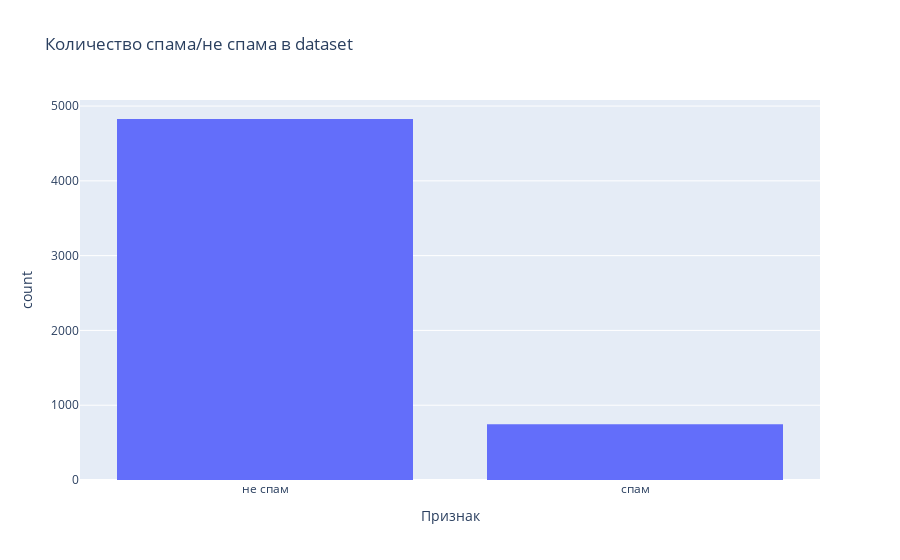

Notebook source saved alongside this figure:
### Markdown cell above
### Обработка данных из файла

Этот блок кода предназначен для загрузки и предобработки данных из текстового файла, который содержит сообщения и их принадлежность.

* Метод `strip()` в Python используется для удаления пробельных символов (пробелы, табуляции, переносы строк) с начала и конца строки.  Он возвращает новую строку без этих символов, не изменяя исходную.

* Метод `split()` в Python используется для разделения строки на список подстрок (слов) по заданному разделителю.  Он возвращает новый список строк, не изменяя исходную строку.

* Символ `\t` в Python представляет собой **символ табуляции**. Он используются для представления специальных символов в строках. Он использован в `data` для разграничения данных

После загрузки данных и создания DataFrame, я использовал метод `replace()` для перевода английских обозначений классов `'ham'` и `'spam'` на русские эквиваленты `'не спам'` и `'спам'` соответственно. Это сделано для улучшения читаемости и понимания меток классов в дальнейшем анализе.

### Code cell
import pandas as pd
import plotly.express as px

# Преобразование данных в DataFrame и перевод
df = pd.DataFrame([line.strip().split('\t') for line in data], columns=['Признак', 'Сообщение'])
df.replace('ham', "не спам", inplace=True)
df.replace('spam', "спам", inplace=True)

# Вывод гистограммы
fig_hist = px.histogram(df, x ="Признак", title="Количество спама/не спама в dataset" )
fig_hist.show()

### Figure 1 — Plotly figure (JSON) as saved in the notebook; plotly's stock layout.template omitted (floating-point values rounded to 4 significant figures; data arrays with more than 128 entries replaced by an {"elided": "..."} marker saying what was removed)
{"data": [{"alignmentgroup": "True", "bingroup": "x", "hovertemplate": "Признак=%{x}<br>count=%{y}<extra></extra>", "legendgroup": "", "marker": {"color": "#636efa", "pattern": {"shape": ""}}, "name": "", "offsetgroup": "", "orientation": "v", "showlegend": false, "x": {"elided": "5574 str values"}, "xaxis": "x", "yaxis": "y", "type": "histogram"}], "layout": {"xaxis": {"anchor": "y", "domain": [0.0, 1.0], "title": {"text": "Признак"}}, "yaxis": {"anchor": "x", "domain": [0.0, 1.0], "title": {"text": "count"}}, "legend": {"tracegroupgap": 0}, "title": {"text": "Количество спама/не спама в dataset"}, "barmode": "relative"}}
